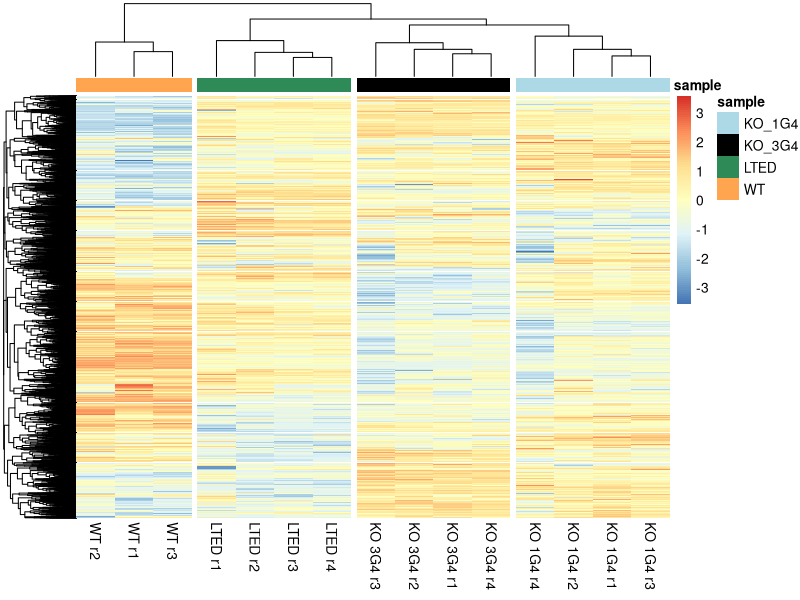
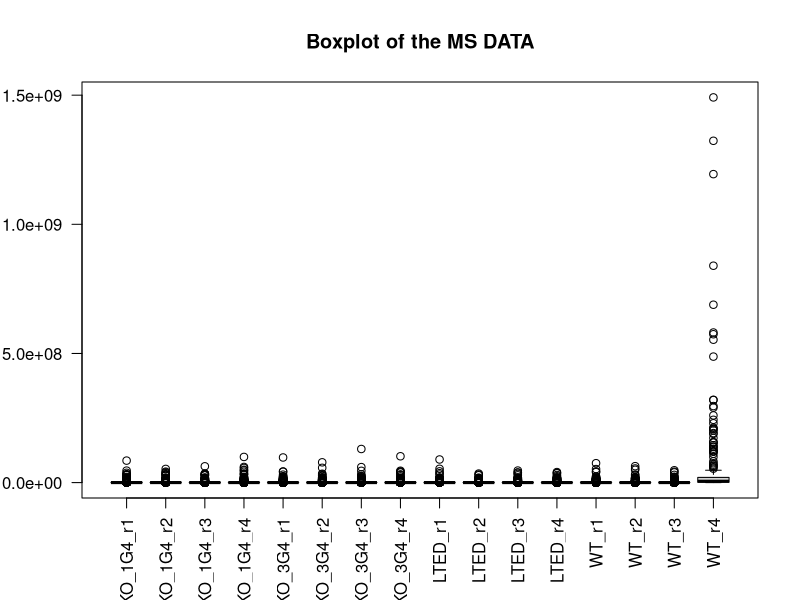
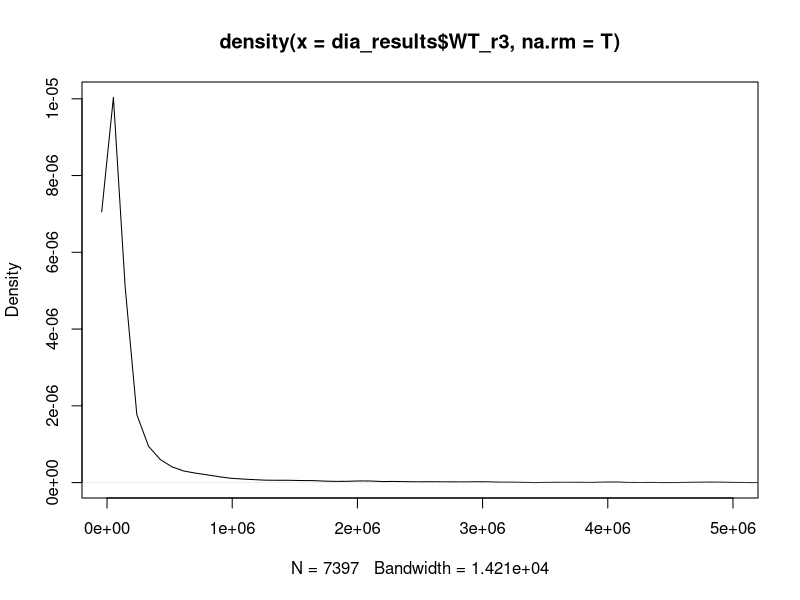
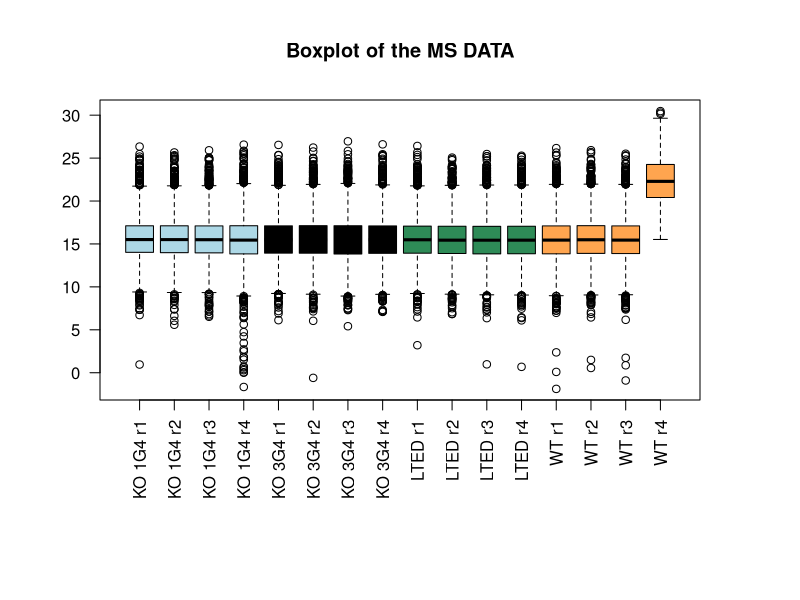
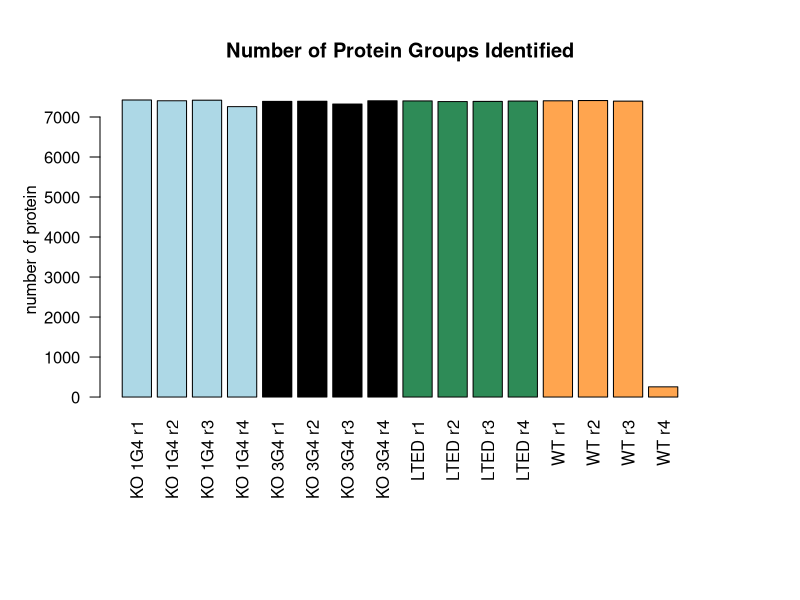
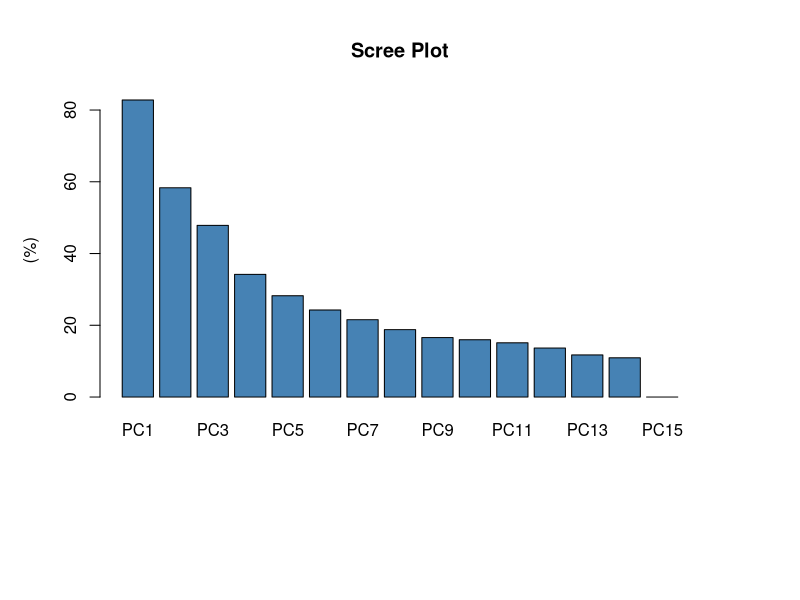
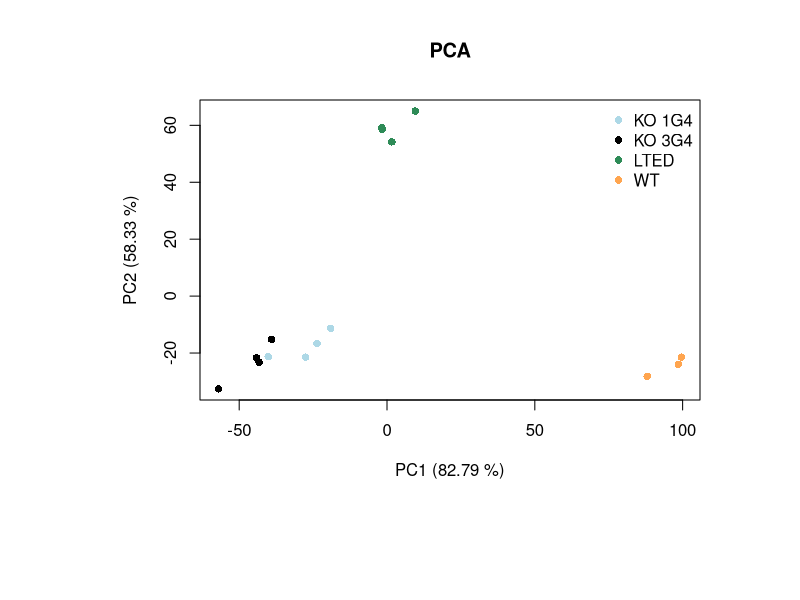

The R source for these figures, in order:
library(tidyr)
library(dplyr)
library(ggplot2)
library(pheatmap)

#Mass Spec
dia_results <- read.table("DIA_results.csv",sep=",",header=TRUE,stringsAsFactors = F)

#quality control

#1. intensity distribution of the data
pdf(file="/Users/ezgisen/Documents/HPF9/Mass_Spec/plots_Ms_script/plots.pdf",paper="USr")

boxplot(dia_results[,c(4:19)],las=2,main="Boxplot of the MS DATA")
plot(density(dia_results$WT_r3,na.rm=T),xlim=c(0,5e6))

#log2 transform the data

dia_results[,4:19] <- log2(dia_results[,4:19])
samples <- data.frame("name"=colnames(dia_results[,4:19]))

samples <- samples  %>% mutate(name= gsub("_"," ",name))
colnames(dia_results)[c(4:19)] <- c(samples$name)
dia <- dia_results[,c(4:19)]

par(mar=(c(10,5,5,5)))
boxplot(dia,col = rep(c("lightblue","black","seagreen","tan1"),each=4),las=2,main="Boxplot of the MS DATA")

#protein IDs

par(mar=(c(10,5,5,5)))
protein_IDs <- apply(dia,2, function(x) {sum(!is.na(x))} ) 
barplot(protein_IDs,las=2,main="Number of Protein Groups Identified",
        ylab="number of protein",
        col= rep(c("lightblue","black","seagreen","tan1"),each=4))

#exclude WT_4
dia_results <- dia_results[,-19]

#how many values are there in each row for  each peptide group
dia_results$no <- apply(dia_results[,4:18],1, function(x) {sum(!is.na(x))} ) 
table(dia_results$no)/sum(table(dia_results$no))

#Scree Plot PCA 
par(mar=(c(10,5,5,5)))
dia_pca <- prcomp(t(dia_results[dia_results$no == 15,c(4:18)]),scale=TRUE)
var_exp <- dia_pca$sdev
var_expl <-((var_exp)*2/sum(var_exp)*2) * 100
barplot(var_expl,beside=TRUE,names.arg = colnames(dia_pca$rotation),
        main="Scree Plot",col="steelblue",ylab="(%)")

#PCA
par(mar=(c(10,10,5,5)))
plot(dia_pca$x[,1], dia_pca$x[,2],pc=16,
     col=rep(c("lightblue","black","seagreen","tan1"),each=4),
     ylab="PC2 (58.33 %)",xlab="PC1 (82.79 %)",main="PCA")

legend("topright",col= c("lightblue","black","seagreen","tan1"),pch=16,
     legend=c("KO 1G4","KO 3G4","LTED","WT"),bty="n")

#heatmap
par(mar=(c(10,5,5,5)))
sample_col <- data.frame("sample" = c(rep(c("KO_1G4","KO_3G4","LTED"),each =4),rep("WT",3)))
rownames(sample_col) = colnames(dia_results)[c(4:18)]
my_colour = list(
  sample = c(KO_1G4 = "lightblue",KO_3G4 = "black",LTED = "seagreen",WT = "tan1"))
pheatmap(dia_results[dia_results$no == 15,4:18],scale="row",show_rownames=FALSE,
         annotation = sample_col,
         annotation_colors = my_colour,
         cutree_cols= 4)
dev.off()

write.table(dia_results,"dia_results_filtered.csv", row.names=FALSE, sep=",")















